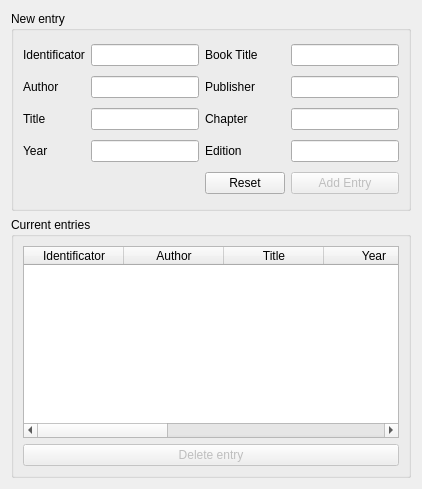
     <widget class="QWidget" name="tabIncollection">
      <attribute name="title">
       <string>Incollection</string>
      </attribute>
      <layout class="QGridLayout" name="gridLayout_16">
       <item row="0" column="0">
        <widget class="QGroupBox" name="groupBoxIncollectionNewEntry">
         <property name="minimumSize">
          <size>
           <width>0</width>
           <height>200</height>
          </size>
         </property>
         <property name="maximumSize">
          <size>
           <width>16777215</width>
           <height>200</height>
          </size>
         </property>
         <property name="title">
          <string>New entry</string>
         </property>
         <layout class="QGridLayout" name="gridLayout_15">
          <item row="2" column="1">
           <widget class="QLineEdit" name="lineEditIncollectionTitle"/>
          </item>
          <item row="3" column="0">
           <widget class="QLabel" name="labelIncollectionYear">
            <property name="text">
             <string>Year</string>
            </property>
           </widget>
          </item>
          <item row="3" column="2">
           <widget class="QLabel" name="labelIncollectionEdition">
            <property name="text">
             <string>Edition</string>
            </property>
           </widget>
          </item>
          <item row="1" column="2">
           <widget class="QLabel" name="labelIncollectionPublisher">
            <property name="text">
             <string>Publisher</string>
            </property>
           </widget>
          </item>
          <item row="2" column="2">
           <widget class="QLabel" name="labelIncollectionChapter">
            <property name="text">
             <string>Chapter</string>
            </property>
           </widget>
          </item>
          <item row="0" column="1">
           <widget class="QLineEdit" name="lineEditIncollectionIdentificator"/>
          </item>
          <item row="2" column="0">
           <widget class="QLabel" name="labelIncollectionTitle">
            <property name="text">
             <string>Title</string>
            </property>
           </widget>
          </item>
          <item row="0" column="2">
           <widget class="QLabel" name="labelIncollectionBookTitle">
            <property name="text">
             <string>Book Title</string>
            </property>
           </widget>
          </item>
          <item row="0" column="0">
           <widget class="QLabel" name="labelIncollectionID">
            <property name="text">
             <string>Identificator</string>
            </property>
           </widget>
          </item>
          <item row="1" column="1">
           <widget class="QLineEdit" name="lineEditIncollectionAuthor"/>
          </item>
          <item row="1" column="0">
           <widget class="QLabel" name="labelIncollectionAuthor">
            <property name="text">
             <string>Author</string>
            </property>
           </widget>
          </item>
          <item row="3" column="1">
           <widget class="QLineEdit" name="lineEditIncollectionYear">
            <property name="maxLength">
             <number>4</number>
            </property>
           </widget>
          </item>
          <item row="4" column="5">
           <widget class="QPushButton" name="pushButtonIncollectionAddEntry">
            <property name="enabled">
             <bool>false</bool>
            </property>
            <property name="text">
             <string>Add Entry</string>
            </property>
           </widget>
          </item>
          <item row="3" column="5">
           <widget class="QLineEdit" name="lineEditIncollectionEdition"/>
          </item>
          <item row="2" column="5">
           <widget class="QLineEdit" name="lineEditIncollectionChapter"/>
          </item>
          <item row="1" column="5">
           <widget class="QLineEdit" name="lineEditIncollectionPublisher"/>
          </item>
          <item row="0" column="5">
           <widget class="QLineEdit" name="lineEditIncollectionBookTitle"/>
          </item>
          <item row="4" column="2">
           <widget class="QPushButton" name="pushButtonIncollectionReset">
            <property name="text">
             <string>Reset</string>
            </property>
           </widget>
          </item>
         </layout>
        </widget>
       </item>
       <item row="1" column="0">
        <widget class="QGroupBox" name="groupBoxIncollectionCurrentEntries">
         <property name="title">
          <string>Current entries</string>
         </property>
         <layout class="QGridLayout" name="gridLayout_14">
          <item row="1" column="0">
           <widget class="QPushButton" name="pushButtonIncollectionDelete">
            <property name="enabled">
             <bool>false</bool>
            </property>
            <property name="text">
             <string>Delete entry</string>
            </property>
           </widget>
          </item>
          <item row="0" column="0">
           <widget class="QTableWidget" name="tableWidgetIncollections">
            <property name="selectionMode">
             <enum>QAbstractItemView::SingleSelection</enum>
            </property>
            <property name="selectionBehavior">
             <enum>QAbstractItemView::SelectRows</enum>
            </property>
            <attribute name="horizontalHeaderShowSortIndicator" stdset="0">
             <bool>false</bool>
            </attribute>
            <attribute name="horizontalHeaderStretchLastSection">
             <bool>true</bool>
            </attribute>
            <attribute name="verticalHeaderVisible">
             <bool>false</bool>
            </attribute>
            <attribute name="verticalHeaderStretchLastSection">
             <bool>false</bool>
            </attribute>
            <column>
             <property name="text">
              <string>Identificator</string>
             </property>
            </column>
            <column>
             <property name="text">
              <string>Author</string>
             </property>
            </column>
            <column>
             <property name="text">
              <string>Title</string>
             </property>
            </column>
            <column>
             <property name="text">
              <string>Year</string>
             </property>
            </column>
            <column>
             <property name="text">
              <string>Book Title</string>
             </property>
            </column>
            <column>
             <property name="text">
              <string>Publisher</string>
             </property>
            </column>
            <column>
             <property name="text">
              <string>Chapter</string>
             </property>
            </column>
            <column>
             <property name="text">
              <string>Edition</string>
             </property>
            </column>
           </widget>
          </item>
         </layout>
        </widget>
       </item>
      </layout>
     </widget>
